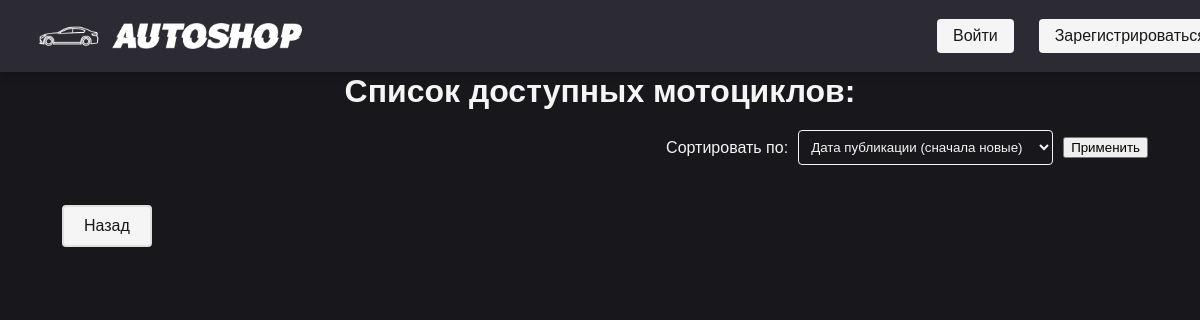
Page /moto/ on the earlier database version.
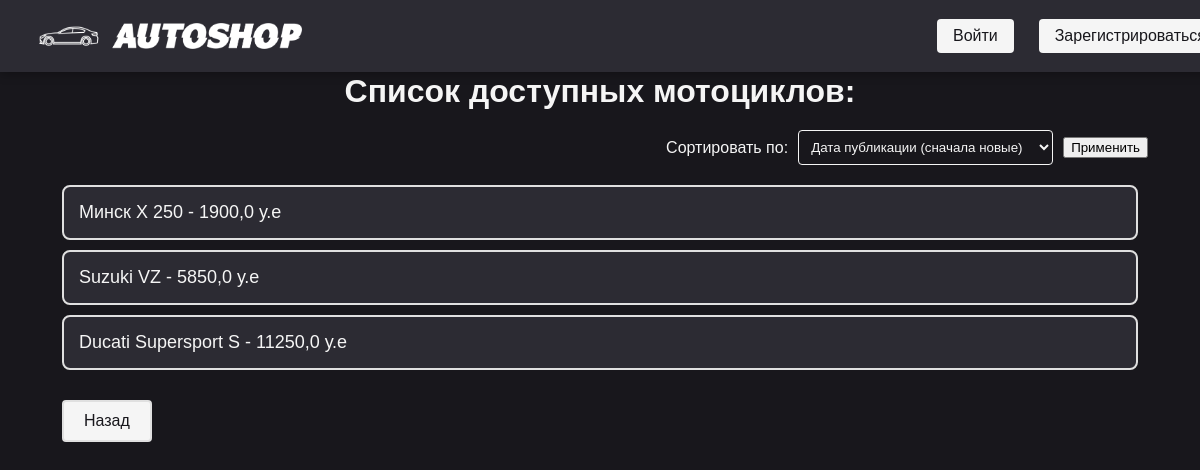
Same page on the later database version.
### buycars/models.py (models this page shows, shortened)
class Moto(models.Model):
    conditions = (
      ('n', 'Новый'),
      ('s', 'Б/У'),
      ('p', 'На запчасти'),
    )
    gear = (
        ('c', 'Цепь'),
        ('k', 'Кардан'),
        ('r', 'Ремень'),
    )
    make = models.CharField(
        max_length=30,
        null=False,
        validators=[alphanumeric_validator],
        blank=True,
        verbose_name="Марка мотоцикла"
    )
    model = models.CharField(
        max_length=30,
        null=False,
        blank=True,
        verbose_name="Модель"
    )
    engine_volume = models.FloatField(
        null=False,
        blank = True,
        verbose_name="Объем двигателя в см^3")
    description = models.TextField(
        null = True,
        blank = True,
        verbose_name="Описание транспорта",)
    year_of_release = models.IntegerField(
        null = False,
        blank = True,
        verbose_name="Год выпуска")
    published = models.DateTimeField(
        auto_now_add=True,
        verbose_name="Дата опубликования объявления")
    price = models.FloatField(
        null = False,
        blank = True,
        verbose_name="Цена")
    condition = models.CharField(
        max_length=1,
        choices=conditions,
        verbose_name="Состояние")
    main_gear = models.CharField(
        max_length=1,
        choices=gear,
        null=False,
        blank=True,
        verbose_name='Главная передача')
    color = models.CharField(
        max_length=20,
        null=False,
        validators=[russian_validator],
        blank=True,
        verbose_name="Цвет транспорта")
    Mileage = models.IntegerField(
        null=False,
        blank=True,
        verbose_name='Пробег',)
    class Meta:
        verbose_name_plural = 'Мотоциклы'
        verbose_name = 'Мотоцикл'
        ordering = ['-published']

### buycars/views.py (the view)
# urls.py: path('moto/', two_wheels, name = 'two_wheels'),
def two_wheels(request):
    queryset = Moto.objects.all()
    sort_by = request.GET.get('sort', '')
    if sort_by == 'date_asc':
        queryset = queryset.order_by('published')
    elif sort_by == 'date_desc':
        queryset = queryset.order_by('-published')
    elif sort_by == 'price_asc':
        queryset = queryset.order_by('price')
    elif sort_by == 'price_desc':
        queryset = queryset.order_by('-price')
    elif sort_by == 'name_asc':
        queryset = queryset.order_by('make', 'model')
    elif sort_by == 'name_desc':
        queryset = queryset.order_by('-make', '-model')
    context = {
        'half_car': queryset
    }
    return render(request, 'buycars/moto.html', context)

### buycars/templates/buycars/moto.html (shortened to what this page needs)
{% extends "registration/base.html" %}
{% load static %}
{% block content %}
    <link rel="stylesheet" href="{% static 'buycars/css/stylevehicles.css' %}">
    <h1>Список доступных мотоциклов:</h1>
    <form method="get" action="{% url 'buycars:two_wheels' %}" class="sort-form">
        <label for="sort">Сортировать по:</label>
        <select name="sort" id="sort">
            <option value="date_desc">Дата публикации (сначала новые)</option>
        </select>
        <button type="submit">Применить</button>
    </form>
    <ul>
        {% for moto in half_car %}
            <li>
                <a href="{% url 'buycars:moto_detail' id=moto.id %}">{{ moto.make }} {{ moto.model }} - {{ moto.price }} у.е</a>
            </li>
        {% endfor %}
    </ul>
    <a href="{% url 'buycars:index_page' %}" class="btn-back">Назад</a>
{% endblock %}

### common/templates/registration/base.html (shortened to what this page needs)
{% load static %}
<!DOCTYPE html>
<html lang="en">
<head>
    <link rel="stylesheet" href="{% static 'buycars/css/base.css' %}">
</head>
<body>
    <header>
        <img src="{% static 'buycars/img/logo.png' %}" class="logotip">
        <nav>
            {% if user.is_authenticated %}
                {% if request.path != '/accounts/profile/' %}
                    <p><a href="{% url 'profile' %}" class="btn">Профиль</a></p>
                {% endif %}
                <p><a href="{% url 'logout_view' %}" class="btn">Выйти</a></p>
            {% else %}
                <p>
                    <a href="{% url 'login' %}" class="btn">Войти</a>
                    <a href="{% url 'signup' %}" class="btn">Зарегистрироваться</a>
                </p>
            {% endif %}
        </nav>
    </header>
    <main>
        <div class="content-wrapper">
            {% block content %}{% endblock %}
        </div>
    </main>
</body>
</html>

### buycars/static/buycars/css/base.css (style rules this page uses)
body { background-color: #18171C; color: #F5F5F5; font-family: 'Arial', sans-serif; margin: 0; padding: 0; min-height: 100vh; display: flex; flex-direction: column; }
header { position: fixed; top: 0; left: 0; width: 100%; background: #2C2B33; z-index: 1000; padding: 10px 20px; display: flex; justify-content: space-between; align-items: center; box-shadow: 0 2px 5px rgba(0,0,0,0.1); }
nav { display: flex; gap: 10px; margin-left:auto ; }
.logotip { height: 40px; width: auto; }
main { margin-top: 70px; }
nav p { margin: 0; font-size: 1.1rem; }
a { color: #F5F5F5; text-decoration: none; transition: color 0.3s ease; margin: 0 10px; padding: 5px 10px; border-radius: 7px; border: 2px solid #E0E0E0; border-radius: 5px; }
ul { list-style-type: none; padding: 0; margin: 0; }
li { margin-bottom: 1rem; }
.btn { text-decoration: none; color: #F5F5F5; background-color: #3A3942; padding: 10px 20px; border: 2px solid #E0E0E0; border-radius: 5px; font-size: 1rem; transition: background-color 0.3s, color 0.3s; display: inline-block; }

### buycars/static/buycars/css/stylevehicles.css (style rules this page uses)
body { background-color: #18171C; color: #F5F5F5; font-family: Arial, sans-serif; margin: 0; padding: 20px; }
header { background-color: #2C2B33; padding: 1rem 2rem; box-shadow: 0 2px 10px rgba(0, 0, 0, 0.3); }
main { flex: 1; padding: 2rem; max-width: 1200px; margin: 0 auto; width: 100%; box-sizing: border-box; }
h1 { color: #F5F5F5; text-align: center; margin-bottom: 20px; }
form.sort-form { margin-bottom: 20px; display: flex; align-items: center; justify-content: flex-end; }
label { margin-right: 10px; color: #F5F5F5; }
select { padding: 8px; border: 1px solid #F5F5F5; border-radius: 4px; background-color: #18171C; color: #F5F5F5; margin-right: 10px; }
.btn { padding: 8px 16px; background-color: #F5F5F5; color: #18171C; border: none; border-radius: 4px; cursor: pointer; }
ul { list-style-type: none; padding: 0; }
li { margin-bottom: 10px; border-radius: 8px; transition: background-color 0.3s ease; }
li a { display: block; padding: 15px; background-color: #2C2B33; color: #F5F5F5; text-decoration: none; font-size: 18px; border-radius: 8px; transition: background-color 0.3s ease; }
.btn-back { display: inline-block; margin-top: 20px; padding: 10px 20px; background-color: #F5F5F5; color: #18171C; text-decoration: none; border-radius: 4px; transition: background-color 0.3s ease; }

Differences in the rows shown:
added Moto: make "Минск", model "X 250", price "1900,0"
added Moto: make "Suzuki", model "VZ", price "5850,0"
added Moto: make "Ducati", model "Supersport S", price "11250,0"
